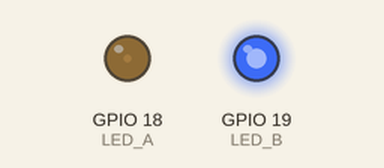
Recording of a sketch running on a simulated ESP32. Shown: output pins drawn as LEDs (lit = HIGH).

Above: at 0.05 s.
At 0.4 s:
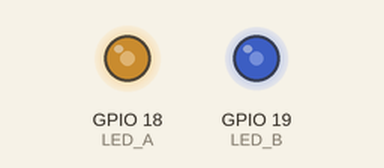
At 0.65 s:
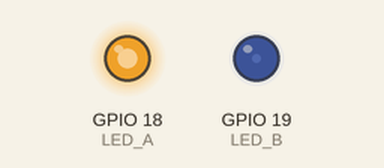
At 1.3 s:
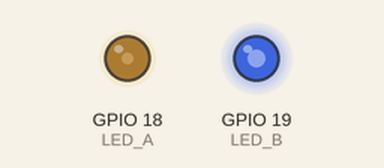
Timing chart, 0 to 3.5 s (numbered marks = the images above):
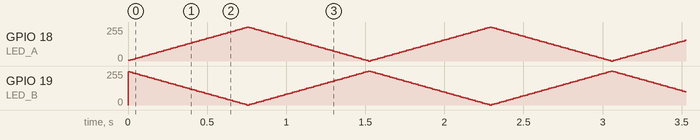

The sketch:

110.ino
```cpp
// ESP32 反相双闪 双向呼吸 无卡顿跳变
#define LED_A 18
#define LED_B 19

int val = 0;
int step = 5;
// 方向变量：1递增  -1递减
int dir = 1;

void setup()
{
  pinMode(LED_A, OUTPUT);
  pinMode(LED_B, OUTPUT);
}

void loop()
{
  val = val + dir * step;

  // 到边界反转方向，不是清零
  if(val >= 255)
  {
    val = 255;
    dir = -1;
  }
  else if(val <= 0)
  {
    val = 0;
    dir = 1;
  }

  int brightA = val;
  int brightB = 255 - val;

  analogWrite(LED_A, brightA);
  analogWrite(LED_B, brightB);

  delay(15);
}
```
